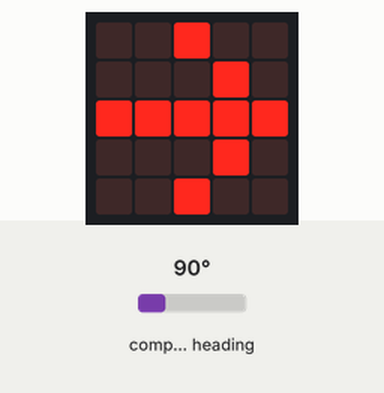
This program was run on a simulated BBC micro:bit (MakeCode). Shown: the board's 5×5 LED display. The inputs (shaded band) are chosen by the test bench; at power-on: compass heading 90°. The compass is already calibrated.

Above: at 1.2 s.
1.3 s: compass heading set to 7°
At 2.5 s:
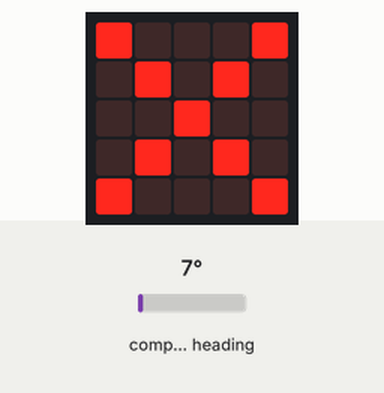
3.3 s: compass heading set to 180°
At 4.9 s:
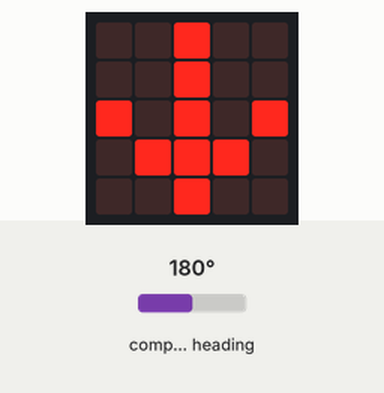
5.2 s: compass heading set to 90°
At 6.2 s:
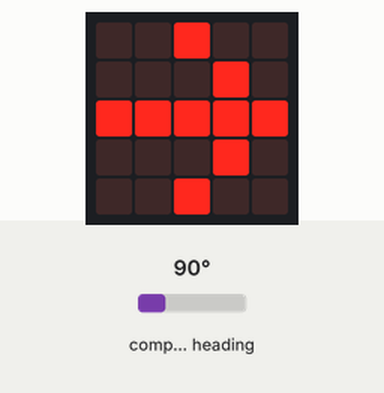
7.0 s: compass heading set to 269°
At 8.6 s:
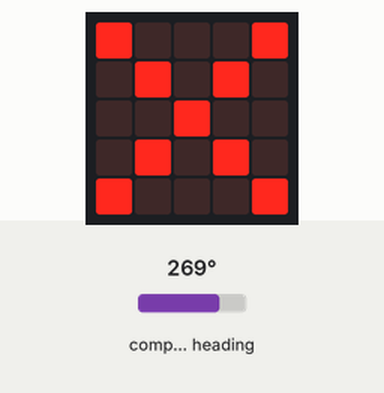
Timing chart, 0 to 9.9 s (numbered marks = the images above; inputs shaded):
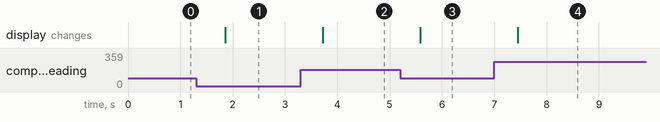

The program:

main.ts
```typescript
basic.forever(function () {
    if (input.compassHeading() == 90) {
        basic.showArrow(ArrowNames.East)
    } else if (input.compassHeading() == 180) {
        basic.showArrow(ArrowNames.South)
    } else {
        basic.showIcon(IconNames.No)
    }
})
```

test.ts
```typescript
// 在此处测试；当此软件包作为插件使用时，将不会编译此软件包。
```

Measured:
- after the input at 1.3 s, the display: changes after 0.56 s (image 1)
- after the input at 3.3 s, the display: changes after 0.42 s (image 2)
- after the input at 5.2 s, the display: changes after 0.38 s (image 3)
- after the input at 7.0 s, the display: changes after 0.44 s (image 4)
